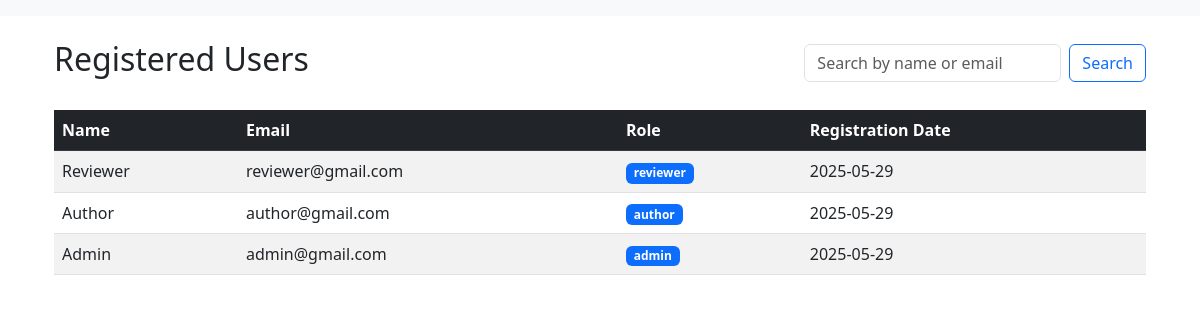
Screenshot of /check_users with the database file from the repository.
### app/models.py (models this page shows, shortened)
class User(UserMixin, db.Model):
    __tablename__ = 'users'
    id = db.Column(db.Integer, primary_key=True)
    name = db.Column(db.String(100), nullable=False)  # Name field
    gmail = db.Column(db.String(120), unique=True, nullable=False)
    password_hash = db.Column(db.String(128), nullable=False)
    role = db.Column(db.String(20), nullable=False)  # 'admin', 'author', 'reviewer'
    registration_date = db.Column(db.DateTime, nullable=False, default=datetime.utcnow)
    author = relationship('Author', uselist=False, back_populates='user')
    reviewer = relationship('Reviewer', uselist=False, back_populates='user')

### app/routes.py (the view)
@routes.route('/check_users', methods=['GET'])
def check_users():
    search_query = request.args.get('search', '').strip()
    page = request.args.get('page', 1, type=int)
    if search_query:
        users_query = User.query.filter(
            User.name.ilike(f'%{search_query}%') | User.gmail.ilike(f'%{search_query}%')
        )
    else:
        users_query = User.query
    users = users_query.order_by(User.registration_date.desc()).paginate(page=page, per_page=10)
    return render_template('check_users.html', users=users)

### app/templates/check_users.html (shortened to what this page needs)
{% extends "base.html" %}
{% block content %}
<div class="container mt-4">
    <div class="d-flex justify-content-between align-items-center mb-4">
        <h2>Registered Users</h2>
        <form method="GET" action="{{ url_for('routes.check_users') }}" class="d-flex">
            <input
                type="text"
                name="search"
                class="form-control me-2"
                placeholder="Search by name or email"
                value="{{ request.args.get('search', '') }}">
            <button class="btn btn-outline-primary" type="submit">Search</button>
        </form>
    </div>
    {% if users.items %}
        <div class="table-responsive">
            <table class="table table-striped table-hover align-middle">
                <thead class="table-dark">
                    <tr>
                        <th>Name</th>
                        <th>Email</th>
                        <th>Role</th>
                        <th>Registration Date</th>
                    </tr>
                </thead>
                <tbody>
                    {% for user in users.items %}
                        <tr>
                            <td>{{ user.name }}</td>
                            <td>{{ user.gmail }}</td>
                            <td>
                                {% if user.role %}
                                    <span class="badge bg-primary">{{ user.role }}</span>
                                {% else %}
                                    <span>No role assigned</span>
                                {% endif %}
                            </td>
                            <td>{{ user.registration_date.strftime('%Y-%m-%d') }}</td>
                        </tr>
                    {% endfor %}
                </tbody>
            </table>
        </div>
    {% else %}
        <div class="alert alert-info" role="alert">
            No registered users found.
        </div>
    {% endif %}
</div>
{% endblock %}

### app/templates/base.html (shortened to what this page needs)
<!DOCTYPE html>
<html lang="en">
<head>
    <link href="https://cdn.jsdelivr.net/npm/bootstrap@5.3.0/dist/css/bootstrap.min.css" rel="stylesheet">
    <link href="https://cdn.jsdelivr.net/npm/bootstrap-icons@1.10.5/font/bootstrap-icons.css" rel="stylesheet">
</head>
<body>
    <nav class="navbar navbar-expand-lg navbar-light bg-light mb-4">
    </nav>
    <div class="container">
        {% block content %}{% endblock %}
    </div>
</body>
</html>

### rows the page displays
User: name "Reviewer", gmail "reviewer@gmail.com", role "reviewer", registration_date "2025-05-29"
User: name "Author", gmail "author@gmail.com", role "author", registration_date "2025-05-29"
User: name "Admin", gmail "admin@gmail.com", role "admin", registration_date "2025-05-29"
